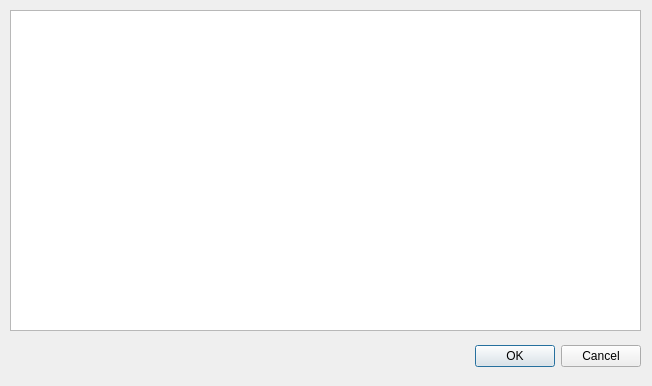
<?xml version="1.0" encoding="UTF-8"?>
<ui version="4.0">
 <class>EditConfig</class>
 <widget class="QDialog" name="EditConfig">
  <property name="geometry">
   <rect>
    <x>0</x>
    <y>0</y>
    <width>652</width>
    <height>386</height>
   </rect>
  </property>
  <property name="windowTitle">
   <string>Dialog</string>
  </property>
  <property name="windowIcon">
   <iconset resource="bwhdesktop.qrc">
    <normaloff>:/icons/BwhDesktop.ico</normaloff>:/icons/BwhDesktop.ico</iconset>
  </property>
  <widget class="QDialogButtonBox" name="buttonBox">
   <property name="geometry">
    <rect>
     <x>10</x>
     <y>340</y>
     <width>631</width>
     <height>32</height>
    </rect>
   </property>
   <property name="orientation">
    <enum>Qt::Orientation::Horizontal</enum>
   </property>
   <property name="standardButtons">
    <set>QDialogButtonBox::StandardButton::Cancel|QDialogButtonBox::StandardButton::Ok</set>
   </property>
  </widget>
  <widget class="QTableView" name="tableView">
   <property name="geometry">
    <rect>
     <x>10</x>
     <y>10</y>
     <width>631</width>
     <height>321</height>
    </rect>
   </property>
  </widget>
 </widget>
 <resources>
  <include location="bwhdesktop.qrc"/>
 </resources>
 <connections>
  <connection>
   <sender>buttonBox</sender>
   <signal>accepted()</signal>
   <receiver>EditConfig</receiver>
   <slot>accept()</slot>
   <hints>
    <hint type="sourcelabel">
     <x>248</x>
     <y>254</y>
    </hint>
    <hint type="destinationlabel">
     <x>157</x>
     <y>274</y>
    </hint>
   </hints>
  </connection>
  <connection>
   <sender>buttonBox</sender>
   <signal>rejected()</signal>
   <receiver>EditConfig</receiver>
   <slot>reject()</slot>
   <hints>
    <hint type="sourcelabel">
     <x>316</x>
     <y>260</y>
    </hint>
    <hint type="destinationlabel">
     <x>286</x>
     <y>274</y>
    </hint>
   </hints>
  </connection>
 </connections>
</ui>
